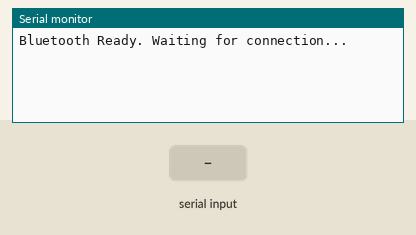
Recording of a sketch running on a simulated ESP32. Parts: the last lines printed to the serial monitor. The test bench sets the inputs (shaded band). Nothing arrives over Bluetooth unless stated.

Above: at 1.2 s.
1.3 s: "1\n" received over the second serial link
At 2.5 s:
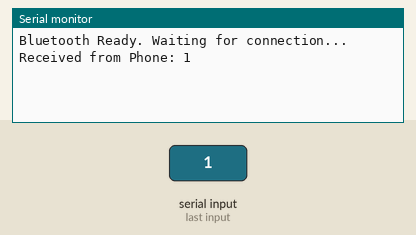
2.8 s: "0\n" received over the second serial link
At 3.9 s:
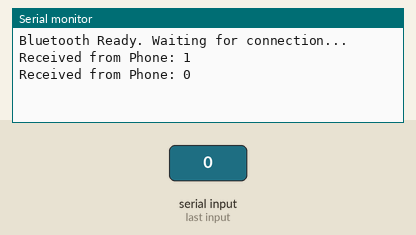
4.3 s: "2\n" received over the second serial link
At 5.0 s:
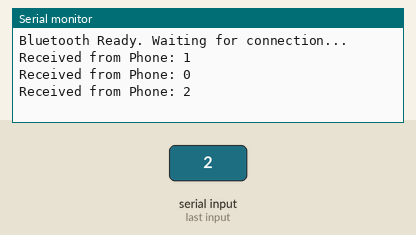

Measured:
- after the input at 1.3 s, the serial monitor: prints a new line at once (image 1)
- after the input at 2.8 s, the serial monitor: prints a new line at once (image 2)
- after the input at 4.3 s, the serial monitor: prints a new line at once (image 3)

The sketch:

Hello_from_TTGO_V1.ino
```cpp
#include "BluetoothSerial.h"
BluetoothSerial SerialBT;

void setup() {
  Serial.begin(115200);
  SerialBT.begin("TTGO_OCS3F_Sync");  // ใช้ชื่อเดียวกับที่เจอ
  Serial.println("Bluetooth Ready. Waiting for connection...");
}

void loop() {
  // ส่งข้อความออกไปทุก 2 วิ
  static unsigned long t0 = 0;
  if (millis() - t0 > 2000) {
    t0 = millis();
    SerialBT.println("Hello from TTGO!");  // ส่งให้มือถือ
  }

  // ถ้า App ส่งข้อความเข้ามา → แสดงใน Serial Monitor
  if (SerialBT.available()) {
    String msg = SerialBT.readStringUntil('\n');
    Serial.print("Received from Phone: ");
    Serial.println(msg);
  }
}
```
